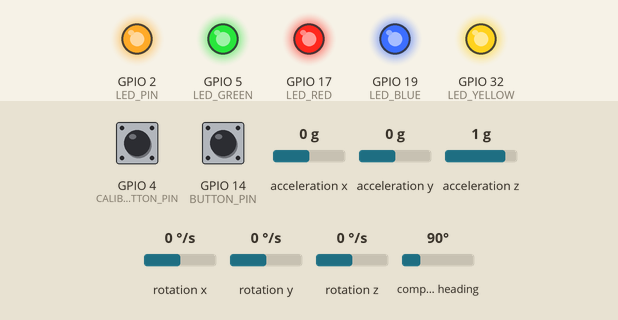
A sketch run on a simulated ESP32. On the bench: output pins drawn as LEDs (lit = HIGH). The inputs (shaded band) are chosen by the test bench; at power-on: GPIO 4 (CALIB_BUTTON_PIN) HIGH, GPIO 14 (BUTTON_PIN) HIGH, acceleration x 0 g, acceleration y 0 g, acceleration z 1 g, rotation x 0 °/s, rotation y 0 °/s, rotation z 0 °/s, compass heading 90°. WiFi joins after 1.5 s; servers stay silent unless stated; EEPROM starts erased; what the sketch prints to the serial monitor is not drawn.

Above: at 0.6 s.
At 8.2 s:
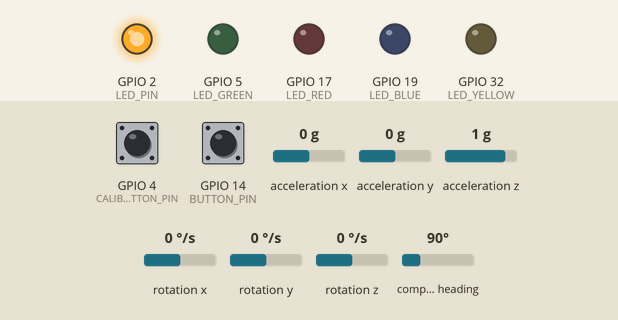
8.3 s: GPIO 4 (CALIB_BUTTON_PIN) pulled LOW for 0.15 s
At 9.6 s:
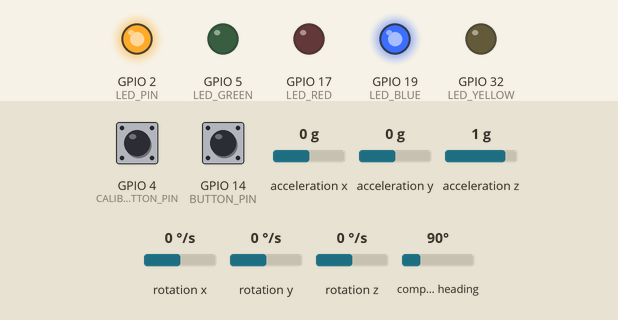
Timing chart, 0 to 15.0 s (numbered marks = the images above; inputs shaded):
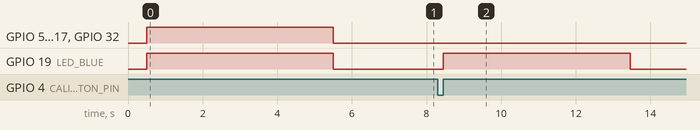

Measured:
- after the input at 8.3 s, GPIO 19 (LED_BLUE): LOW → HIGH after 0.15 s, → LOW 5.0 s later

The sketch:

transmitter_calibration_complete.ino
```cpp
// === Fall Detector with Calibration LEDs and Save Calibration ===
#include <WiFi.h>
#include <Wire.h>
#include <Adafruit_Sensor.h>
#include <Adafruit_BNO055.h>
#include <WiFiUdp.h>
#include <EEPROM.h>

// === CONFIG ===
const char* ssid = "FallNet";
const char* password = "1122334455";
const char* raspberry_ip = "192.168.4.1";
const int udp_port = 12345;
const int boardNumber = 2;

#define BUTTON_PIN 14       // Кнопка сна
#define LED_PIN 2           // Светодиод статуса
#define CALIB_BUTTON_PIN 4  // Кнопка калибровки

#define LED_YELLOW 32       // Мигает при калибровке
#define LED_RED 17          // Не откалиброван
#define LED_BLUE 19         // Откалиброван полностью
#define LED_GREEN 5

WiFiUDP udp;
Adafruit_BNO055 bno = Adafruit_BNO055(55, 0x29);

unsigned long lastSendTime = 0;
unsigned long lastLogTime = 0;
unsigned long buttonPressStart = 0;
unsigned long calibPressStart = 0;
unsigned long lastBlink = 0;
bool wifiReported = false;
bool sensorReported = false;
bool isCalibrating = false;
bool ledState = false;

void setup() {
  Serial.begin(115200);
  delay(500);

  pinMode(LED_PIN, OUTPUT);
  pinMode(BUTTON_PIN, INPUT_PULLUP);
  pinMode(CALIB_BUTTON_PIN, INPUT_PULLUP);
  pinMode(LED_YELLOW, OUTPUT);
  pinMode(LED_RED, OUTPUT);
  pinMode(LED_BLUE, OUTPUT);
  pinMode(LED_GREEN, OUTPUT);

  digitalWrite(LED_YELLOW, LOW);
  digitalWrite(LED_RED, LOW);
  digitalWrite(LED_BLUE, LOW);
  digitalWrite(LED_GREEN, LOW);
  digitalWrite(LED_PIN, HIGH); // включение статуса

  digitalWrite(LED_YELLOW, HIGH);
  digitalWrite(LED_RED, HIGH);
  digitalWrite(LED_BLUE, HIGH);
  digitalWrite(LED_GREEN, HIGH);
  delay(5000);
  digitalWrite(LED_YELLOW, LOW);
  digitalWrite(LED_RED, LOW);
  digitalWrite(LED_BLUE, LOW);
  digitalWrite(LED_GREEN, LOW);

  if (esp_sleep_get_wakeup_cause() == ESP_SLEEP_WAKEUP_EXT0) {
    Serial.println("🌙 Wake from deep sleep");
  }

  WiFi.mode(WIFI_STA);
  WiFi.setSleep(false);
  WiFi.begin(ssid, password);
  Serial.println("🔌 Connecting to Wi-Fi...");
  int attempts = 0;
  while (WiFi.status() != WL_CONNECTED && attempts < 20) {
    delay(500);
    Serial.printf("Attempt %d — Status: %d\n", ++attempts, WiFi.status());
  }

  if (WiFi.status() == WL_CONNECTED) {
    Serial.println("✅ Wi-Fi Connected!");
    Serial.print("📡 IP: "); Serial.println(WiFi.localIP());
    wifiReported = true;
  }

  Wire.begin();
  if (!bno.begin()) {
    Serial.println("❌ BNO055 not detected!");
    while (1);
  }
  Serial.println("✅ BNO055 connected.");
  sensorReported = true;

  EEPROM.begin(64);
  adafruit_bno055_offsets_t calibrationData;
  EEPROM.get(1, calibrationData);
  if (calibrationData.accel_offset_x != 0 || calibrationData.gyro_offset_x != 0) {
    bno.setSensorOffsets(calibrationData);
    Serial.println("✅ Calibration offsets loaded from EEPROM.");
  }
}

void updateCalibLEDs(uint8_t gyro, uint8_t accel) {
  bool calibrated = (gyro == 3 && accel == 3);
  digitalWrite(LED_RED, calibrated ? LOW : HIGH);
  digitalWrite(LED_BLUE, calibrated ? HIGH : LOW);
}

void handleCalibrationButton() {
  static bool ledState = false;
  static unsigned long lastBlink = 0;

  bool buttonPressed = digitalRead(CALIB_BUTTON_PIN) == LOW;

  if (buttonPressed) {
    if (calibPressStart == 0) calibPressStart = millis();
    else if (millis() - calibPressStart > 3000) {
      if (!isCalibrating) {
        Serial.println("🧭 Starting manual calibration...");
        isCalibrating = true;
      } else {
        Serial.println("🧭 Calibration manually stopped by user.");
        isCalibrating = false;
        digitalWrite(LED_YELLOW, LOW);
      }
      calibPressStart = 0;
    }
  } else {
    if (calibPressStart > 0 && millis() - calibPressStart < 3000 && !isCalibrating) {
      uint8_t sys, gyro, accel, mag;
      bno.getCalibration(&sys, &gyro, &accel, &mag);
      updateCalibLEDs(gyro, accel);
      Serial.printf("🧭 Calib status: Gyro=%d, Accel=%d (ignore Mag=%d)\n", gyro, accel, mag);
      delay(5000);
      digitalWrite(LED_RED, LOW);
      digitalWrite(LED_BLUE, LOW);
    }
    calibPressStart = 0;
  }

  if (isCalibrating) {
    if (millis() - lastBlink > 300) {
      ledState = !ledState;
      digitalWrite(LED_YELLOW, ledState);
      lastBlink = millis();
    }

    uint8_t sys, gyro, accel, mag;
    bno.getCalibration(&sys, &gyro, &accel, &mag);
    if (gyro == 3 && accel == 3) {
      Serial.println("✅ Calibration complete (Gyro & Accel only)!");
      adafruit_bno055_offsets_t newOffsets;
      bno.getSensorOffsets(newOffsets);
      EEPROM.put(1, newOffsets);
      EEPROM.commit();
      Serial.println("💾 Calibration data saved to EEPROM.");

      isCalibrating = false;
      digitalWrite(LED_YELLOW, LOW);
      updateCalibLEDs(gyro, accel);
      delay(5000);
      digitalWrite(LED_RED, LOW);
      digitalWrite(LED_BLUE, LOW);
    }
  }
}

String getTimeString() {
  time_t now = millis() / 1000;
  int h = (now / 3600) % 24;
  int m = (now / 60) % 60;
  int s = now % 60;
  char buffer[10];
  sprintf(buffer, "%02d:%02d:%02d", h, m, s);
  return String(buffer);
}

void checkDeepSleepTrigger() {
  if (digitalRead(BUTTON_PIN) == LOW) {
    if (buttonPressStart == 0) buttonPressStart = millis();
    else if (millis() - buttonPressStart > 3000) {
      Serial.println("🔌 Entering Deep Sleep...");
      digitalWrite(LED_PIN, LOW);
      while (digitalRead(BUTTON_PIN) == LOW) delay(10);
      delay(100);
      esp_sleep_enable_ext0_wakeup(GPIO_NUM_14, 0);
      esp_deep_sleep_start();
    }
  } else {
    buttonPressStart = 0;
  }
}

void loop() {
  checkDeepSleepTrigger();
  handleCalibrationButton();
  unsigned long now = millis();

  imu::Vector<3> gyro = bno.getVector(Adafruit_BNO055::VECTOR_GYROSCOPE);
  imu::Vector<3> accel = bno.getVector(Adafruit_BNO055::VECTOR_ACCELEROMETER);

  if (now - lastSendTime > 100 && WiFi.status() == WL_CONNECTED) {
    String packet = String(boardNumber) + "," + WiFi.localIP().toString() + "," +
                    String(gyro.x(), 3) + "," + String(gyro.y(), 3) + "," + String(gyro.z(), 3) + "," +
                    String(accel.x(), 3) + "," + String(accel.y(), 3) + "," + String(accel.z(), 3);
    udp.beginPacket(raspberry_ip, udp_port);
    udp.print(packet);
    udp.endPacket();
    lastSendTime = now;
  }

  if (now - lastLogTime > 5000) {
    String t = getTimeString();
    Serial.printf("[%s] 📊 Sensor %d | IP: %s | Wi-Fi: %s | Sensor: %s\n",
      t.c_str(), boardNumber, WiFi.localIP().toString().c_str(),
      WiFi.status() == WL_CONNECTED ? "✅" : "❌", sensorReported ? "✅" : "❌");
    Serial.printf("         Gyro X: %.3f   Y: %.3f   Z: %.3f\n", gyro.x(), gyro.y(), gyro.z());
    Serial.printf("         Accel X: %.3f  Y: %.3f  Z: %.3f\n", accel.x(), accel.y(), accel.z());
    lastLogTime = now;
  }
}
```
